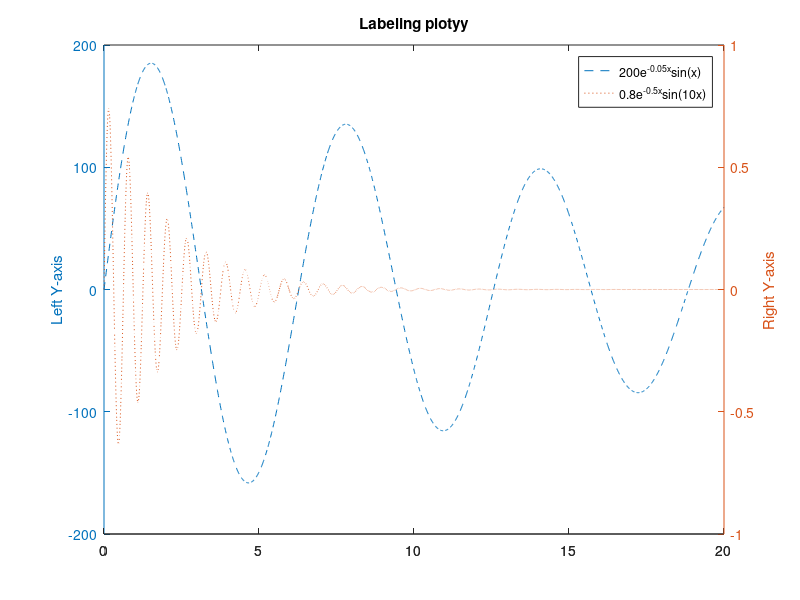

Write MATLAB code to recreate this figure.
x=0:0.01:20;
y1=200*exp(-0.05*x).*sin(x);
y2=0.8*exp(-0.5*x).*sin(10*x);
[Ax,H1,H2]=plotyy(x,y1,x,y2);
set(get(Ax(1),'ylabel'),'String','Left Y-axis');
set(get(Ax(2),'ylabel'),'String','Right Y-axis');
title('Labeling plotyy');
set(H1,'LineStyle','--');
set(H2,'LineStyle',':');
legend('200e^{-0.05x}sin(x)','0.8e^{-0.5x}sin(10x)');